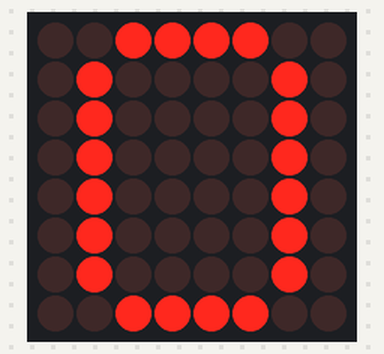
Bench run of a sketch on a simulated Arduino Uno, built with avr-gcc and run on an emulated ATmega328P. On the bench: 8×8 LED matrix.

Above: at 0.1 s.
At 1.1 s:
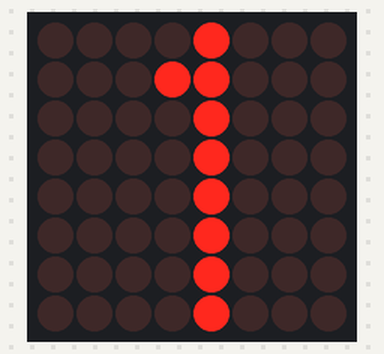
At 2.1 s:
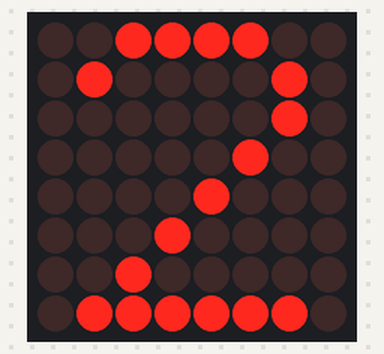
At 4.1 s:
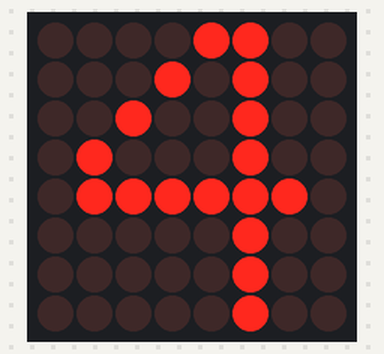
At 6.1 s:
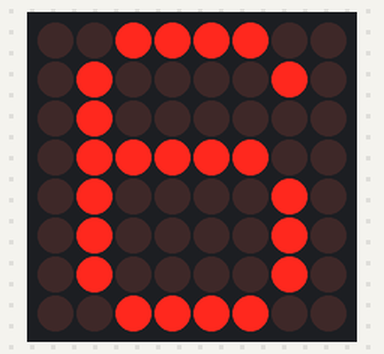
At 9.1 s:
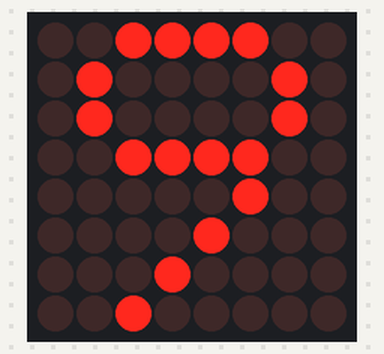

The sketch:

EX_39_02.ino
```cpp
#include <LedControl.h>

LedControl matrix = LedControl(12, 11, 10, 1); // 객체 생성

byte no[][8] = {
  { B00000000, B01111110, B10000001, B10000001, B10000001, B10000001, B01111110, B00000000 },
  { B00000000, B00000000, B00000000, B01000000, B11111111, B00000000, B00000000, B00000000 },
  { B00000000, B01000001, B10000011, B10000101, B10001001, B10010001, B01100001, B00000000 },
  { B00000000, B01000010, B10000001, B10010001, B10010001, B10010001, B01101110, B00000000 },
  { B00000000, B00011000, B00101000, B01001000, B10001000, B11111111, B00001000, B00000000 },
  { B00000000, B11110001, B10010001, B10010001, B10010001, B10010001, B10001110, B00000000 },
  { B00000000, B01111110, B10010001, B10010001, B10010001, B10010001, B01001110, B00000000 },
  { B00000000, B10000001, B10000010, B10000100, B10001000, B10010000, B11100000, B00000000 },
  { B00000000, B01101110, B10010001, B10010001, B10010001, B10010001, B01101110, B00000000 },
  { B00000000, B01100000, B10010001, B10010010, B10010100, B10011000, B01100000, B00000000 }
};

unsigned long time_previous;
int INTERVAL = 1000;

int index = 0;

void setup() {
  matrix.shutdown(0, false); // 정상 동작 모드
  matrix.setIntensity(0, 5); // 밝기 설정
  matrix.clearDisplay(0); // LED 매트릭스 끄기

  time_previous = millis();
  showNumber();
}

void showNumber() {
  for (int col = 0; col < 8; col++) {
    matrix.setColumn(0, col, no[index][col]);
  }
}

void loop() {
  unsigned long time_current = millis();

  if (time_current - time_previous >= INTERVAL) {
    time_previous = time_current;

    index = (index + 1) % 10;

    showNumber();
  }
}
```

Measured:
- by itself, everything shown: repeats every 10.0 s, in 10 steps
- what the display in image 1 shows lasts 1.0 s, from 1.0 s to 2.0 s
